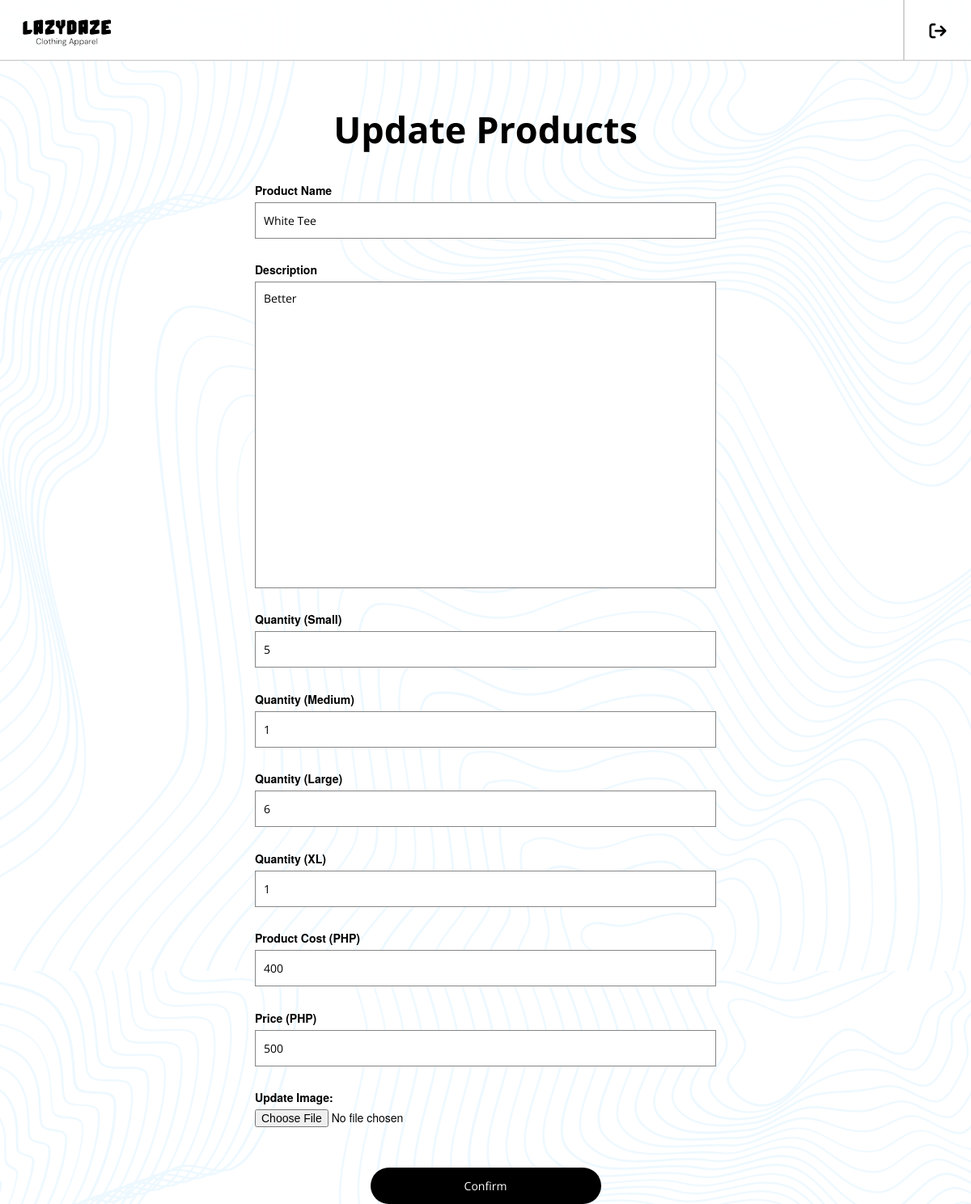
The app's page /editprod.php?product_id=73, older data.
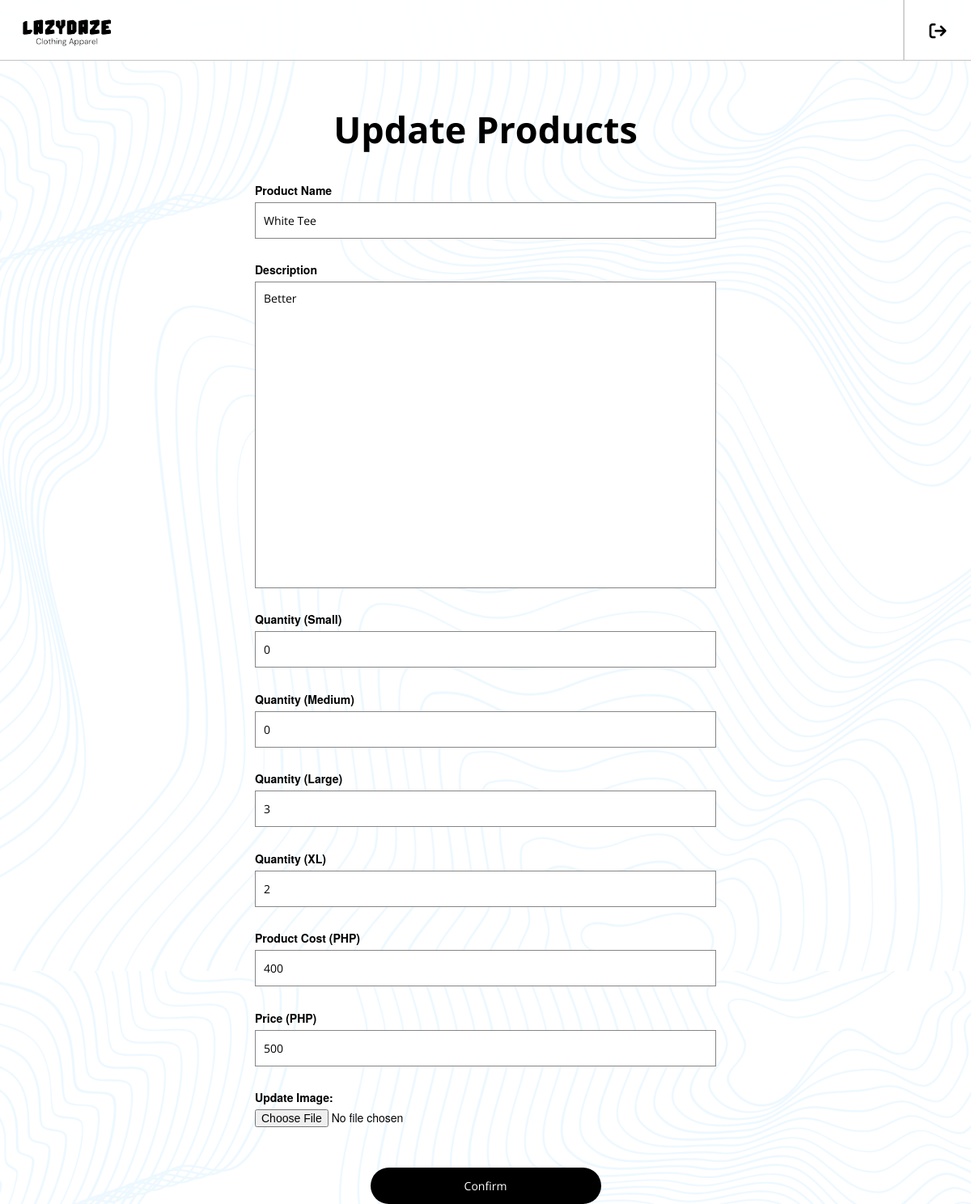
The same page, newer data.
### tables this page shows
CREATE TABLE `manageprod` (
  `ProductID` int(200) NOT NULL,
  `Product_Name` varchar(255) NOT NULL,
  `Description` varchar(100) NOT NULL,
  `Quantity_Small` int(30) NOT NULL,
  `Quantity_Medium` int(30) NOT NULL,
  `Quantity_Large` int(30) NOT NULL,
  `Quantity_XL` int(30) NOT NULL,
  `Prod_Cost` int(200) NOT NULL,
  `Price` int(200) NOT NULL,
  `img` varchar(200) NOT NULL
);

### editprod.php (the view, shortened to what this page needs)
<?php
include('connect.php');
if(isset($_GET['product_id'])) {
    $product_id = $_GET['product_id'];
    $sql = "SELECT * FROM manageprod WHERE ProductID = '$product_id'";
    $result = mysqli_query($conn, $sql);
    if(mysqli_num_rows($result) > 0) {
        $row = mysqli_fetch_assoc($result);
        $Product_Name = $row['Product_Name'];
        $Description = $row['Description'];
        $Quantity_Small = $row['Quantity_Small'];
        $Quantity_Medium = $row['Quantity_Medium'];
        $Quantity_Large = $row['Quantity_Large'];
        $Quantity_XL = $row['Quantity_XL'];
        $Prod_Cost = $row['Prod_Cost'];
        $Price = $row['Price'];
    } else {
        echo "Product not found.";
        exit();
    }
} else {
    echo "Product ID is missing.";
    exit();
}
?>
<!DOCTYPE html>
<html lang="en">
<head>
    <link rel="stylesheet" href="https://maxcdn.bootstrapcdn.com/bootstrap/3.4.1/css/bootstrap.min.css">
    <link href="./editprod.css" rel="stylesheet" type="text/css"/>
    <link rel="stylesheet" href="https://cdnjs.cloudflare.com/ajax/libs/font-awesome/6.5.1/css/all.min.css" />
</head>
<body>
<div class="bg">
  <div class="topnav">
        <a href="admin_mainpage.php">
          <img align="left" class="ld-icon" src="LDAssets/lz logo.png" alt="LazyDaze">
        </a>
        <div class="nav-h-layout">
            <div class="nav-icon">
                <a href="./logout.php">
                </a>
            </div>
            <div class="nav-line"></div>
        </div>
  </div>
  <h1>Update Products</h1>
  <div class="container">
    <form class="prod-form" id="prod" method="post" action="" enctype="multipart/form-data">
        <label>Product Name</label>
        <input type="text" class="name-input" name="Prod-name" value="<?php echo htmlspecialchars($Product_Name); ?>" required>
        <label>Description</label>
        <textarea class="Description-input" name="Description" required><?php echo htmlspecialchars($Description); ?></textarea>
        <label>Quantity (Small)</label>
        <input type="number" class="Quantity" name="Quantity_Small" value="<?php echo htmlspecialchars($Quantity_Small); ?>" required>
        <label>Quantity (Medium)</label>
        <input type="number" class="Quantity" name="Quantity_Medium" value="<?php echo htmlspecialchars($Quantity_Medium); ?>" required>
        <label>Quantity (Large)</label>
        <input type="number" class="Quantity" name="Quantity_Large" value="<?php echo htmlspecialchars($Quantity_Large); ?>" required>
        <label>Quantity (XL)</label>
        <input type="number" class="Quantity" name="Quantity_XL" value="<?php echo htmlspecialchars($Quantity_XL); ?>" required>
        <label>Product Cost (PHP)</label>
        <input type="number" class="Price" name="Prod_Cost" value="<?php echo htmlspecialchars($Prod_Cost); ?>" required>
        <label>Price (PHP)</label>
        <input type="number" class="Price" name="Price" value="<?php echo htmlspecialchars($Price); ?>" required>
        <label for="update_image">Update Image:</label>
        <input type="file" id="update_image" name="img">
        <button type="submit" class="submit-btn" name="submit" value="submit">Confirm</button>
    </form>
  </div>
</div>
</body>
</html>

Row changes from the older to the newer data that the page shows:
changed manageprod "White Tee": Quantity_Small "5" → "0"; Quantity_Medium "1" → "0"; Quantity_Large "6" → "3"; Quantity_XL "1" → "2"
